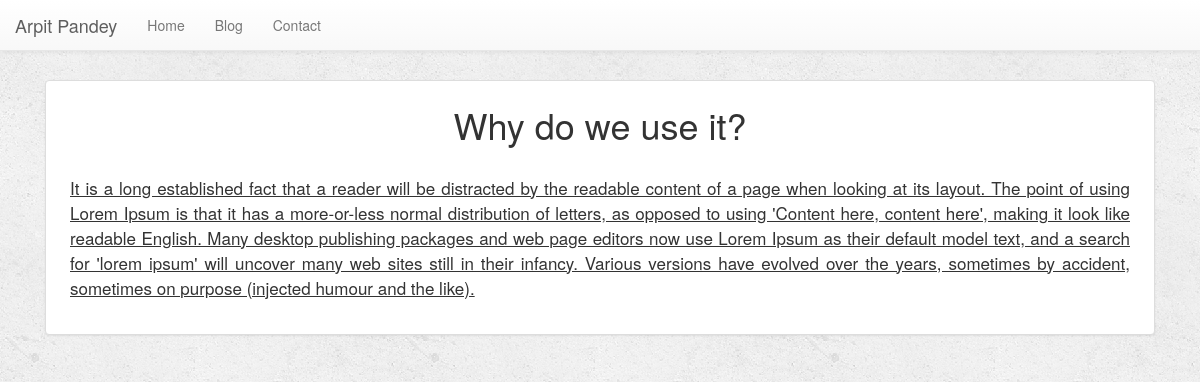
The page /blog/9/ on the database its author committed.
### blog/models.py (models this page shows, shortened)
class BlogPost(models.Model):
	title = models.CharField(max_length=64)
	writer = models.CharField(max_length=30)
	date = models.DateTimeField()
	body = HTMLField()

### blog/views.py (the view)
# urls.py: url(r'^(?P<blogid>[0-9]+)/$', views.details, name='blogid'),
def details(request, blogid):
    blogid = get_object_or_404(BlogPost, pk=blogid)
    return render(request, 'detail.html', {'blogId': blogid})

### blog/templates/detail.html (shortened to what this page needs)
{% extends 'navBar.html' %}
{% load static %}
{% block blog %}
	<link rel="stylesheet" href="{% static 'blog/style.css' %}">
	<div class="details container">
		<div class="col-md-12">
			<span class="thumbnail">
				<h1 class="text-center">{{blogId.title|safe}}</h1>
				<p>{{blogId.body|safe}}</p>
			</span>
		</div>
	{% endblock %}

### blog/static/blog/style.css (style rules this page uses)
body { background: white url("../images/background.png"); padding-top: 70px; }
.container { margin-top: 10px; }
.thumbnail { height: 200px; overflow: hidden !important; }
.thumbnail p { padding : 10px; text-align: justify; }
.details p { padding: 20px; font-size: 17px; text-align: justify; line-height: 25px; }
.details .thumbnail { height: auto; display: block; overflow: visible; }

### rows shown on the page
BlogPost: title "Why do we use it?", body "It is a long established fact that a reader will be distracted by the readable content of a page when looking at its layout. The point of using Lorem Ipsum is that it has a more-or-less normal distribution of letters, as opposed to using 'Content here, content here', making it look like readable English. Many desktop publishing packages and web page editors now use Lorem Ipsum as their default model text, and a search for 'lorem ipsum' will uncover many web sites still in their infancy. Various versions have evolved over the years, sometimes by accident, sometimes on purpose (injected humour and the like)."
